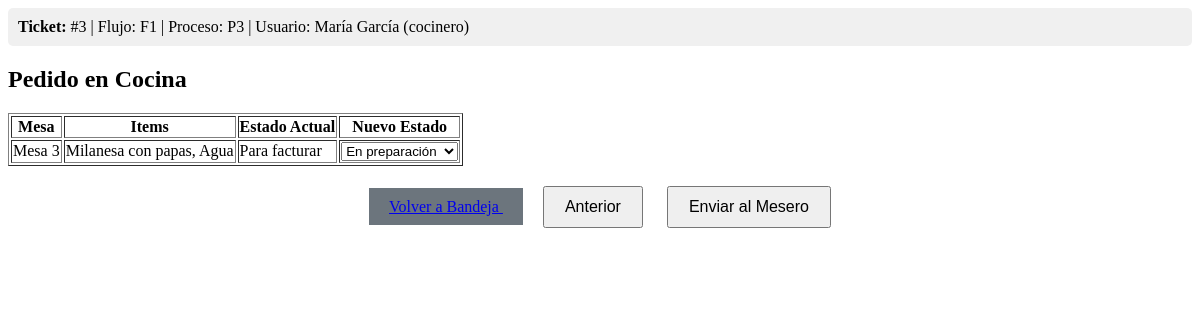
/inicial.php?flujo=F1&proceso=P3&ticket=3 (signed in), run on the app's committed database.
### tables this page shows
CREATE TABLE pedidos (
    id INT AUTO_INCREMENT PRIMARY KEY,
    mesa_id INT NOT NULL,
    items TEXT NOT NULL,
    observaciones TEXT,
    estado ENUM('pendiente', 'en_preparacion', 'en_cocina', 'para_revision', 'para_facturar', 'completado') NOT NULL,
    mesero VARCHAR(50) NOT NULL,
    fecha_creacion DATETIME DEFAULT CURRENT_TIMESTAMP,
    FOREIGN KEY (mesa_id) REFERENCES mesas(id)
);

CREATE TABLE mesas (
    id INT AUTO_INCREMENT PRIMARY KEY,
    nombre VARCHAR(50) NOT NULL,
    capacidad INT NOT NULL,
    estado ENUM('libre', 'ocupada') DEFAULT 'libre'
);

CREATE TABLE flujoproceso (
    flujo VARCHAR(3) NOT NULL,
    proceso VARCHAR(3) NOT NULL,
    siguiente VARCHAR(3),
    pantalla VARCHAR(30) NOT NULL,
    rol VARCHAR(30) NOT NULL,
    PRIMARY KEY (flujo, proceso)
);

### inicial.php (the view, shortened to what this page needs)
<?php
$flujo = $_GET["flujo"] ?? '';
$proceso = $_GET["proceso"] ?? '';
$ticket = isset($_GET["ticket"]) ? (int)$_GET["ticket"] : 0;
include "conexion.inc.php";
$query = "SELECT fp.*, fp_next.rol AS rol_siguiente, fp_next.proceso AS proceso_siguiente
          FROM flujoproceso fp
          LEFT JOIN flujoproceso fp_next ON fp.flujo = fp_next.flujo AND fp.siguiente = fp_next.proceso
          WHERE fp.flujo = ? AND fp.proceso = ?";
$stmt = mysqli_prepare($con, $query);
mysqli_stmt_bind_param($stmt, "ss", $flujo, $proceso);
mysqli_stmt_execute($stmt);
$resultado = mysqli_stmt_get_result($stmt);
$fila = mysqli_fetch_array($resultado);
$pantalla = $fila["pantalla"];
$rol_siguiente = $fila["rol_siguiente"];
$proceso_siguiente = $fila["proceso_siguiente"];
$mostrar_boton_anterior = !($flujo == 'F1' && $proceso == 'P1') && !($flujo == 'F2' && $proceso == 'P1');
$texto_boton_siguiente = "Siguiente paso";
$mostrar_boton_siguiente = true;
if ($proceso_siguiente && $rol_siguiente) {
    if ($rol_siguiente !== $_SESSION["rol"]) {
        $texto_boton_siguiente = "Enviar al " . ucfirst($rol_siguiente);
    }
}
?>
<!DOCTYPE html>
<html lang="es">
<head>
</head>
<body>
    <div class="ticket-info">
        <strong>Ticket:</strong> #<?php echo $ticket; ?> |
        Flujo: <?php echo htmlspecialchars($flujo); ?> |
        Proceso: <?php echo htmlspecialchars($proceso); ?> |
        Usuario: <?php echo htmlspecialchars($_SESSION["nombre"]); ?> (<?php echo htmlspecialchars($_SESSION["rol"]); ?>)
    </div>
    <?php
    $pantalla_inc = "$pantalla.inc.php";
    if (file_exists($pantalla_inc)) include $pantalla_inc;
    else die("Error: Pantalla no encontrada ($pantalla_inc)");
    ?>
    <div class="navigation-buttons">
        <a href="bandeja.php" class="nav-button" style="background-color: #6c757d;">
            Volver a Bandeja
        </a>
        <?php if ($mostrar_boton_anterior): ?>
            <form action="controlador.php" method="GET" style="display:inline;">
                <input type="submit" name="Anterior" value="Anterior" class="nav-button">
            </form>
        <?php endif; ?>
        <?php if ($mostrar_boton_siguiente): ?>
            <button type="button" onclick="prepararFormulario()" class="nav-button">
                <?php echo $texto_boton_siguiente; ?>
            </button>
        <?php endif; ?>
    </div>
</body>
</html>

### cocina.inc.php (shortened to what this page needs)
<h2>Pedido en Cocina</h2>
<?php
$pedido_actual = null;
if ($ticket > 0) {
    $query = "SELECT p.*, m.nombre as nombre_mesa FROM pedidos p
              JOIN mesas m ON p.mesa_id = m.id
              WHERE p.id = $ticket";
    $result = mysqli_query($con, $query);
    if ($result && mysqli_num_rows($result) > 0) {
        $pedido_actual = mysqli_fetch_assoc($result);
    }
}
if ($pedido_actual):
?>
<table border="1">
<tr>
    <th>Mesa</th>
    <th>Items</th>
    <th>Estado Actual</th>
    <th>Nuevo Estado</th>
</tr>
<tr>
    <td><?php echo htmlspecialchars($pedido_actual["nombre_mesa"]); ?></td>
    <td><?php echo nl2br(htmlspecialchars($pedido_actual["items"])); ?></td>
    <td><?php echo ucfirst(str_replace('_', ' ', $pedido_actual["estado"])); ?></td>
    <td>
        <select id="estado" name="estado" required>
            <option value="en_cocina" <?php echo $pedido_actual["estado"] == 'en_cocina' ? 'selected' : ''; ?>>En preparación</option>
        </select>
    </td>
</tr>
</table>
<?php else: ?>
<div class="alert alert-warning">
    No hay pedidos en cocina para este proceso.
</div>
<?php endif; ?>

### inicial.php (style rules this page uses)
.ticket-info { background: #f0f0f0; padding: 10px; margin-bottom: 20px; border-radius: 5px; }
.navigation-buttons { text-align: center; margin-top: 20px; }
.nav-button { margin: 0 10px; padding: 10px 20px; font-size: 16px; }

### data on the page
pedidos: mesa.nombre "Mesa 3", items "Milanesa con papas, Agua", estado "Para facturar"
flujoproceso: flujoproceso.rol "Enviar al Mesero"

### other printed values
$ticket "3"
$flujo "F1"
$proceso "P3"
$_SESSION["nombre"] "María García"
$_SESSION["rol"] "cocinero"
